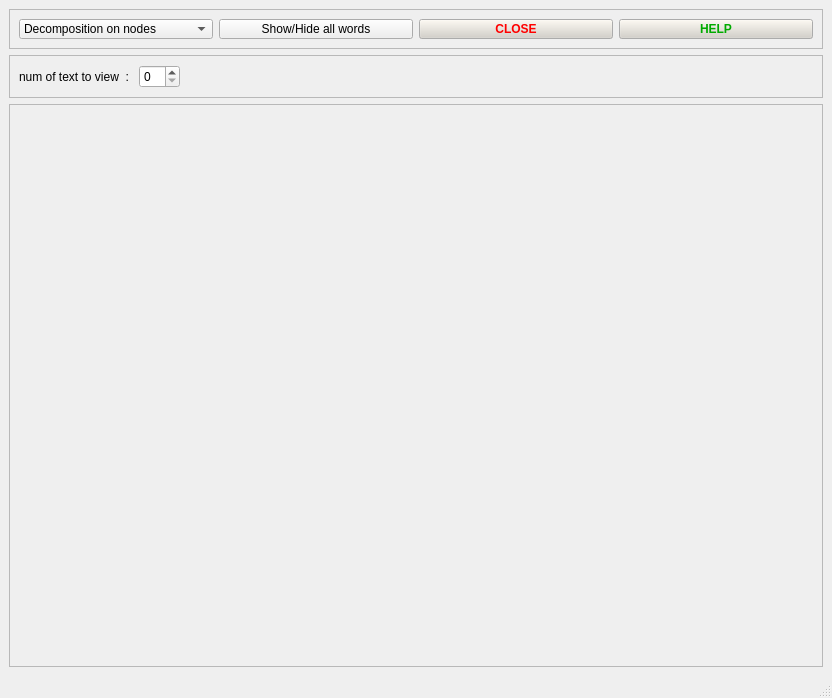
<?xml version="1.0" encoding="UTF-8"?>
<ui version="4.0">
 <class>DecompWindow</class>
 <widget class="QMainWindow" name="DecompWindow">
  <property name="geometry">
   <rect>
    <x>0</x>
    <y>0</y>
    <width>832</width>
    <height>698</height>
   </rect>
  </property>
  <property name="sizePolicy">
   <sizepolicy hsizetype="Fixed" vsizetype="Preferred">
    <horstretch>0</horstretch>
    <verstretch>0</verstretch>
   </sizepolicy>
  </property>
  <property name="windowTitle">
   <string>Decomposition Window</string>
  </property>
  <widget class="QWidget" name="centralwidget">
   <layout class="QGridLayout" name="gridLayout">
    <item row="0" column="0">
     <widget class="QFrame" name="decompviewbb">
      <property name="sizePolicy">
       <sizepolicy hsizetype="Preferred" vsizetype="Fixed">
        <horstretch>0</horstretch>
        <verstretch>20</verstretch>
       </sizepolicy>
      </property>
      <property name="maximumSize">
       <size>
        <width>16777215</width>
        <height>40</height>
       </size>
      </property>
      <property name="frameShape">
       <enum>QFrame::StyledPanel</enum>
      </property>
      <property name="frameShadow">
       <enum>QFrame::Raised</enum>
      </property>
      <layout class="QHBoxLayout" name="horizontalLayout">
       <item>
        <widget class="QComboBox" name="DDnode_var">
         <item>
          <property name="text">
           <string>Decomposition on nodes</string>
          </property>
         </item>
         <item>
          <property name="text">
           <string>Decomposition on variables</string>
          </property>
         </item>
         <item>
          <property name="text">
           <string>Dict columns</string>
          </property>
         </item>
        </widget>
       </item>
       <item>
        <widget class="QPushButton" name="DDall">
         <property name="toolTip">
          <string>show main words for all items</string>
         </property>
         <property name="text">
          <string>Show/Hide all words</string>
         </property>
        </widget>
       </item>
       <item>
        <widget class="QPushButton" name="DDClose">
         <property name="palette">
          <palette>
           <active>
            <colorrole role="WindowText">
             <brush brushstyle="SolidPattern">
              <color alpha="255">
               <red>0</red>
               <green>0</green>
               <blue>0</blue>
              </color>
             </brush>
            </colorrole>
            <colorrole role="Button">
             <brush brushstyle="SolidPattern">
              <color alpha="255">
               <red>212</red>
               <green>208</green>
               <blue>200</blue>
              </color>
             </brush>
            </colorrole>
            <colorrole role="ButtonText">
             <brush brushstyle="SolidPattern">
              <color alpha="255">
               <red>255</red>
               <green>0</green>
               <blue>0</blue>
              </color>
             </brush>
            </colorrole>
           </active>
           <inactive>
            <colorrole role="WindowText">
             <brush brushstyle="SolidPattern">
              <color alpha="255">
               <red>0</red>
               <green>0</green>
               <blue>0</blue>
              </color>
             </brush>
            </colorrole>
            <colorrole role="Button">
             <brush brushstyle="SolidPattern">
              <color alpha="255">
               <red>212</red>
               <green>208</green>
               <blue>200</blue>
              </color>
             </brush>
            </colorrole>
            <colorrole role="ButtonText">
             <brush brushstyle="SolidPattern">
              <color alpha="255">
               <red>255</red>
               <green>0</green>
               <blue>0</blue>
              </color>
             </brush>
            </colorrole>
           </inactive>
           <disabled>
            <colorrole role="WindowText">
             <brush brushstyle="SolidPattern">
              <color alpha="255">
               <red>106</red>
               <green>104</green>
               <blue>100</blue>
              </color>
             </brush>
            </colorrole>
            <colorrole role="Button">
             <brush brushstyle="SolidPattern">
              <color alpha="255">
               <red>212</red>
               <green>208</green>
               <blue>200</blue>
              </color>
             </brush>
            </colorrole>
            <colorrole role="ButtonText">
             <brush brushstyle="SolidPattern">
              <color alpha="255">
               <red>106</red>
               <green>104</green>
               <blue>100</blue>
              </color>
             </brush>
            </colorrole>
           </disabled>
          </palette>
         </property>
         <property name="font">
          <font>
           <weight>75</weight>
           <bold>true</bold>
          </font>
         </property>
         <property name="text">
          <string>CLOSE</string>
         </property>
        </widget>
       </item>
       <item>
        <widget class="QPushButton" name="DDHelp">
         <property name="palette">
          <palette>
           <active>
            <colorrole role="WindowText">
             <brush brushstyle="SolidPattern">
              <color alpha="255">
               <red>0</red>
               <green>0</green>
               <blue>0</blue>
              </color>
             </brush>
            </colorrole>
            <colorrole role="Button">
             <brush brushstyle="SolidPattern">
              <color alpha="255">
               <red>212</red>
               <green>208</green>
               <blue>200</blue>
              </color>
             </brush>
            </colorrole>
            <colorrole role="Text">
             <brush brushstyle="SolidPattern">
              <color alpha="255">
               <red>0</red>
               <green>0</green>
               <blue>0</blue>
              </color>
             </brush>
            </colorrole>
            <colorrole role="ButtonText">
             <brush brushstyle="SolidPattern">
              <color alpha="255">
               <red>0</red>
               <green>170</green>
               <blue>0</blue>
              </color>
             </brush>
            </colorrole>
           </active>
           <inactive>
            <colorrole role="WindowText">
             <brush brushstyle="SolidPattern">
              <color alpha="255">
               <red>0</red>
               <green>0</green>
               <blue>0</blue>
              </color>
             </brush>
            </colorrole>
            <colorrole role="Button">
             <brush brushstyle="SolidPattern">
              <color alpha="255">
               <red>212</red>
               <green>208</green>
               <blue>200</blue>
              </color>
             </brush>
            </colorrole>
            <colorrole role="Text">
             <brush brushstyle="SolidPattern">
              <color alpha="255">
               <red>0</red>
               <green>0</green>
               <blue>0</blue>
              </color>
             </brush>
            </colorrole>
            <colorrole role="ButtonText">
             <brush brushstyle="SolidPattern">
              <color alpha="255">
               <red>0</red>
               <green>170</green>
               <blue>0</blue>
              </color>
             </brush>
            </colorrole>
           </inactive>
           <disabled>
            <colorrole role="WindowText">
             <brush brushstyle="SolidPattern">
              <color alpha="255">
               <red>106</red>
               <green>104</green>
               <blue>100</blue>
              </color>
             </brush>
            </colorrole>
            <colorrole role="Button">
             <brush brushstyle="SolidPattern">
              <color alpha="255">
               <red>212</red>
               <green>208</green>
               <blue>200</blue>
              </color>
             </brush>
            </colorrole>
            <colorrole role="Text">
             <brush brushstyle="SolidPattern">
              <color alpha="255">
               <red>106</red>
               <green>104</green>
               <blue>100</blue>
              </color>
             </brush>
            </colorrole>
            <colorrole role="ButtonText">
             <brush brushstyle="SolidPattern">
              <color alpha="255">
               <red>106</red>
               <green>104</green>
               <blue>100</blue>
              </color>
             </brush>
            </colorrole>
           </disabled>
          </palette>
         </property>
         <property name="font">
          <font>
           <weight>75</weight>
           <bold>true</bold>
          </font>
         </property>
         <property name="text">
          <string>HELP</string>
         </property>
        </widget>
       </item>
      </layout>
     </widget>
    </item>
    <item row="2" column="0">
     <widget class="QFrame" name="VDframe">
      <property name="sizePolicy">
       <sizepolicy hsizetype="Preferred" vsizetype="Expanding">
        <horstretch>0</horstretch>
        <verstretch>0</verstretch>
       </sizepolicy>
      </property>
      <property name="frameShape">
       <enum>QFrame::StyledPanel</enum>
      </property>
      <property name="frameShadow">
       <enum>QFrame::Raised</enum>
      </property>
      <layout class="QVBoxLayout" name="verticalLayout"/>
     </widget>
    </item>
    <item row="1" column="0">
     <widget class="QFrame" name="txtFrame">
      <property name="sizePolicy">
       <sizepolicy hsizetype="Ignored" vsizetype="Fixed">
        <horstretch>0</horstretch>
        <verstretch>40</verstretch>
       </sizepolicy>
      </property>
      <property name="frameShape">
       <enum>QFrame::StyledPanel</enum>
      </property>
      <property name="frameShadow">
       <enum>QFrame::Raised</enum>
      </property>
      <layout class="QHBoxLayout" name="horizontalLayout_2">
       <item>
        <widget class="QLabel" name="spinLabel">
         <property name="sizePolicy">
          <sizepolicy hsizetype="Fixed" vsizetype="Preferred">
           <horstretch>0</horstretch>
           <verstretch>0</verstretch>
          </sizepolicy>
         </property>
         <property name="text">
          <string>num of text to view  : </string>
         </property>
        </widget>
       </item>
       <item>
        <widget class="QSpinBox" name="spinBox">
         <property name="sizePolicy">
          <sizepolicy hsizetype="Fixed" vsizetype="Fixed">
           <horstretch>0</horstretch>
           <verstretch>80</verstretch>
          </sizepolicy>
         </property>
        </widget>
       </item>
       <item>
        <widget class="QLabel" name="dummy">
         <property name="text">
          <string/>
         </property>
        </widget>
       </item>
      </layout>
     </widget>
    </item>
   </layout>
  </widget>
  <widget class="QMenuBar" name="menubar">
   <property name="geometry">
    <rect>
     <x>0</x>
     <y>0</y>
     <width>832</width>
     <height>19</height>
    </rect>
   </property>
  </widget>
  <widget class="QStatusBar" name="statusbar"/>
 </widget>
 <resources/>
 <connections/>
</ui>
